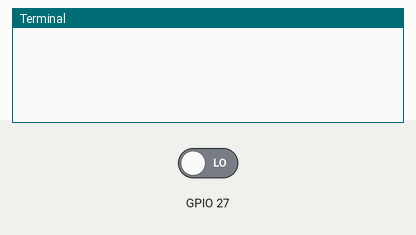
Simulated run of this program. Board: Raspberry Pi (BCM pin numbers). Parts: the last lines printed to the terminal. Inputs (shaded band) come from the test bench; at power-on: GPIO 27 LOW.

Above: at 1.2 s.
1.3 s: GPIO 27 driven HIGH
At 2.0 s:
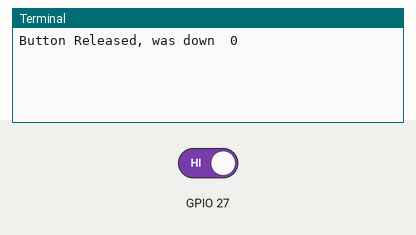
2.8 s: GPIO 27 driven LOW
At 3.2 s:
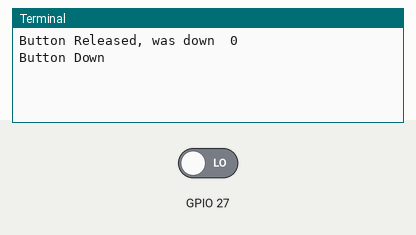

The program:

ButtonDown.py
```python
import RPi.GPIO as GPIO
import time
GPIO.setmode(GPIO.BCM)
GPIO.setup(27,GPIO.IN)

bttndn = False
timecnt = 0
while True:
    time.sleep(.01)
    if(GPIO.input(27) and not bttndn):
        print("Button Released, was down ",timecnt)
        bttndn=not bttndn
        timecnt=0
    elif (not GPIO.input(27) and bttndn):
        print("Button Down")
        bttndn = not bttndn

    if (bttndn):
        timecnt+=.01

GPIO.cleanup()
```

Measured:
- after the input at 1.3 s, the terminal: prints a new line at once (image 1)
- after the input at 2.8 s, the terminal: prints a new line at once (image 2)
